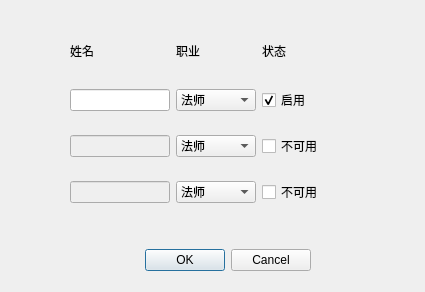
<?xml version="1.0" encoding="UTF-8"?>
<ui version="4.0">
 <class>playercreator</class>
 <widget class="QDialog" name="playercreator">
  <property name="windowModality">
   <enum>Qt::NonModal</enum>
  </property>
  <property name="geometry">
   <rect>
    <x>0</x>
    <y>0</y>
    <width>425</width>
    <height>292</height>
   </rect>
  </property>
  <property name="windowTitle">
   <string>Dialog</string>
  </property>
  <property name="styleSheet">
   <string notr="true">background-image : url(:/old_crackly_parchment_texture_by_Teeth_Man.png)</string>
  </property>
  <widget class="QDialogButtonBox" name="buttonBox">
   <property name="enabled">
    <bool>true</bool>
   </property>
   <property name="geometry">
    <rect>
     <x>130</x>
     <y>240</y>
     <width>181</width>
     <height>41</height>
    </rect>
   </property>
   <property name="orientation">
    <enum>Qt::Horizontal</enum>
   </property>
   <property name="standardButtons">
    <set>QDialogButtonBox::Cancel|QDialogButtonBox::Ok</set>
   </property>
  </widget>
  <widget class="QWidget" name="layoutWidget">
   <property name="geometry">
    <rect>
     <x>20</x>
     <y>10</y>
     <width>372</width>
     <height>220</height>
    </rect>
   </property>
   <layout class="QGridLayout" name="gridLayout">
    <property name="leftMargin">
     <number>50</number>
    </property>
    <property name="topMargin">
     <number>10</number>
    </property>
    <property name="rightMargin">
     <number>50</number>
    </property>
    <property name="bottomMargin">
     <number>10</number>
    </property>
    <item row="0" column="0">
     <widget class="QLabel" name="bl2">
      <property name="sizePolicy">
       <sizepolicy hsizetype="Minimum" vsizetype="Preferred">
        <horstretch>0</horstretch>
        <verstretch>0</verstretch>
       </sizepolicy>
      </property>
      <property name="minimumSize">
       <size>
        <width>100</width>
        <height>30</height>
       </size>
      </property>
      <property name="maximumSize">
       <size>
        <width>100</width>
        <height>30</height>
       </size>
      </property>
      <property name="text">
       <string>姓名</string>
      </property>
     </widget>
    </item>
    <item row="0" column="1">
     <widget class="QLabel" name="lb1">
      <property name="minimumSize">
       <size>
        <width>80</width>
        <height>30</height>
       </size>
      </property>
      <property name="maximumSize">
       <size>
        <width>80</width>
        <height>30</height>
       </size>
      </property>
      <property name="text">
       <string>职业</string>
      </property>
     </widget>
    </item>
    <item row="0" column="2">
     <widget class="QLabel" name="lb3">
      <property name="sizePolicy">
       <sizepolicy hsizetype="Preferred" vsizetype="Preferred">
        <horstretch>80</horstretch>
        <verstretch>30</verstretch>
       </sizepolicy>
      </property>
      <property name="minimumSize">
       <size>
        <width>80</width>
        <height>30</height>
       </size>
      </property>
      <property name="text">
       <string>状态</string>
      </property>
     </widget>
    </item>
    <item row="1" column="0">
     <widget class="QLineEdit" name="name1"/>
    </item>
    <item row="1" column="1">
     <widget class="QComboBox" name="cb1">
      <item>
       <property name="text">
        <string>法师</string>
       </property>
      </item>
      <item>
       <property name="text">
        <string>战士</string>
       </property>
      </item>
      <item>
       <property name="text">
        <string>盗贼</string>
       </property>
      </item>
     </widget>
    </item>
    <item row="1" column="2">
     <widget class="QCheckBox" name="chk1">
      <property name="text">
       <string>启用</string>
      </property>
      <property name="checked">
       <bool>true</bool>
      </property>
     </widget>
    </item>
    <item row="2" column="0">
     <widget class="QLineEdit" name="name2">
      <property name="enabled">
       <bool>false</bool>
      </property>
     </widget>
    </item>
    <item row="2" column="1">
     <widget class="QComboBox" name="cb2">
      <item>
       <property name="text">
        <string>法师</string>
       </property>
      </item>
      <item>
       <property name="text">
        <string>战士</string>
       </property>
      </item>
      <item>
       <property name="text">
        <string>盗贼</string>
       </property>
      </item>
     </widget>
    </item>
    <item row="2" column="2">
     <widget class="QCheckBox" name="chk2">
      <property name="text">
       <string>不可用</string>
      </property>
     </widget>
    </item>
    <item row="3" column="0">
     <widget class="QLineEdit" name="name3">
      <property name="enabled">
       <bool>false</bool>
      </property>
     </widget>
    </item>
    <item row="3" column="1">
     <widget class="QComboBox" name="cb3">
      <item>
       <property name="text">
        <string>法师</string>
       </property>
      </item>
      <item>
       <property name="text">
        <string>战士</string>
       </property>
      </item>
      <item>
       <property name="text">
        <string>盗贼</string>
       </property>
      </item>
     </widget>
    </item>
    <item row="3" column="2">
     <widget class="QCheckBox" name="chk3">
      <property name="text">
       <string>不可用</string>
      </property>
     </widget>
    </item>
   </layout>
  </widget>
 </widget>
 <resources/>
 <connections>
  <connection>
   <sender>buttonBox</sender>
   <signal>accepted()</signal>
   <receiver>playercreator</receiver>
   <slot>accept()</slot>
   <hints>
    <hint type="sourcelabel">
     <x>248</x>
     <y>254</y>
    </hint>
    <hint type="destinationlabel">
     <x>157</x>
     <y>274</y>
    </hint>
   </hints>
  </connection>
  <connection>
   <sender>buttonBox</sender>
   <signal>rejected()</signal>
   <receiver>playercreator</receiver>
   <slot>reject()</slot>
   <hints>
    <hint type="sourcelabel">
     <x>316</x>
     <y>260</y>
    </hint>
    <hint type="destinationlabel">
     <x>286</x>
     <y>274</y>
    </hint>
   </hints>
  </connection>
  <connection>
   <sender>chk1</sender>
   <signal>toggled(bool)</signal>
   <receiver>name1</receiver>
   <slot>setEnabled(bool)</slot>
   <hints>
    <hint type="sourcelabel">
     <x>301</x>
     <y>95</y>
    </hint>
    <hint type="destinationlabel">
     <x>119</x>
     <y>95</y>
    </hint>
   </hints>
  </connection>
  <connection>
   <sender>chk2</sender>
   <signal>toggled(bool)</signal>
   <receiver>name2</receiver>
   <slot>setEnabled(bool)</slot>
   <hints>
    <hint type="sourcelabel">
     <x>301</x>
     <y>142</y>
    </hint>
    <hint type="destinationlabel">
     <x>119</x>
     <y>142</y>
    </hint>
   </hints>
  </connection>
  <connection>
   <sender>chk3</sender>
   <signal>toggled(bool)</signal>
   <receiver>name3</receiver>
   <slot>setEnabled(bool)</slot>
   <hints>
    <hint type="sourcelabel">
     <x>301</x>
     <y>189</y>
    </hint>
    <hint type="destinationlabel">
     <x>119</x>
     <y>189</y>
    </hint>
   </hints>
  </connection>
 </connections>
</ui>
